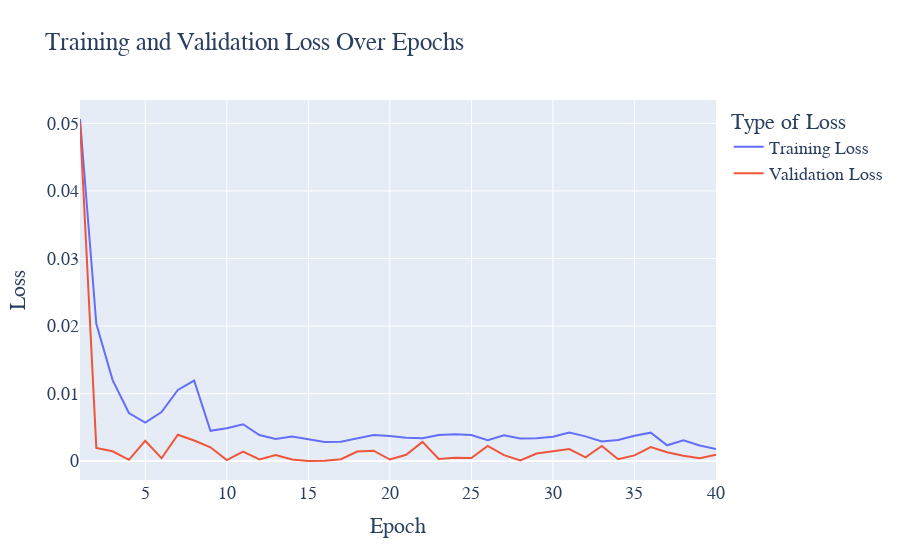
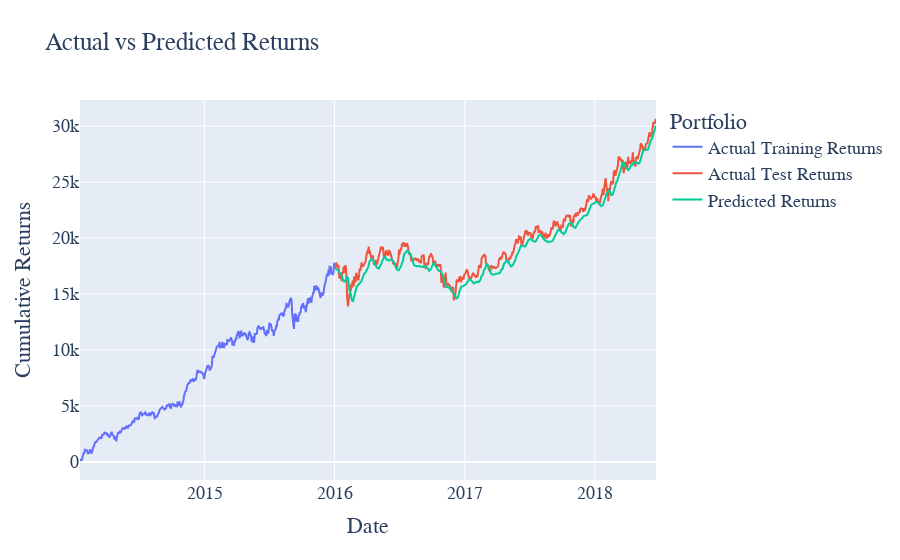

Here is the notebook cell these charts were saved with, in order:
### Code cell
portfolio_predictor = PortfolioPredictorDirectMultiStep(raw_data_train, raw_data_test, initial_portfolio, n_steps=5, epochs=40, activation_function='relu')

portfolio_predictor.preprocess_data()
portfolio_predictor.build_model()
portfolio_predictor.train_model()
prediction = portfolio_predictor.predict()   
portfolio_predictor.plot_loss()
portfolio_predictor.plot_predictions()
portfolio_predictor.compute_performance()

### Figure 1 — Plotly figure (JSON) as saved in the notebook; plotly's stock layout.template omitted (floating-point values rounded to 4 significant figures)
{"data": [{"mode": "lines", "name": "Training Loss", "type": "scatter", "x": [1, 2, 3, 4, 5, 6, 7, 8, 9, 10, 11, 12, 13, 14, 15, 16, 17, 18, 19, 20, 21, 22, 23, 24, 25, 26, 27, 28, 29, 30, 31, 32, 33, 34, 35, 36, 37, 38, 39, 40], "y": [0.05065, 0.02032, 0.01199, 0.007111, 0.00569, 0.007265, 0.01054, 0.01193, 0.004476, 0.004874, 0.005459, 0.003864, 0.003263, 0.003644, 0.003228, 0.002843, 0.002851, 0.003406, 0.003867, 0.003724, 0.00344, 0.003382, 0.003864, 0.003987, 0.003857, 0.003088, 0.003821, 0.00334, 0.003387, 0.00361, 0.00421, 0.003657, 0.002896, 0.00311, 0.003755, 0.004205, 0.002335, 0.003094, 0.002301, 0.001769]}, {"mode": "lines", "name": "Validation Loss", "type": "scatter", "x": [1, 2, 3, 4, 5, 6, 7, 8, 9, 10, 11, 12, 13, 14, 15, 16, 17, 18, 19, 20, 21, 22, 23, 24, 25, 26, 27, 28, 29, 30, 31, 32, 33, 34, 35, 36, 37, 38, 39, 40], "y": [0.05016, 0.001955, 0.001451, 0.0001854, 0.002997, 0.0004269, 0.003897, 0.003049, 0.002039, 0.0001368, 0.001406, 0.0002481, 0.0008812, 0.000239, 1.21e-05, 3.564e-05, 0.0002853, 0.001416, 0.001542, 0.0002315, 0.0009363, 0.002844, 0.0003033, 0.0004896, 0.0004457, 0.002257, 0.0008764, 8.011e-05, 0.001109, 0.0014, 0.00178, 0.0005476, 0.002237, 0.0002681, 0.0008378, 0.002071, 0.001301, 0.000785, 0.0004294, 0.0009514]}], "layout": {"font": {"family": "Cambria", "size": 18}, "legend": {"title": {"text": "Type of Loss"}}, "title": {"text": "Training and Validation Loss Over Epochs"}, "xaxis": {"title": {"text": "Epoch"}}, "yaxis": {"title": {"text": "Loss"}}}}

### Figure 2 — Plotly figure (JSON) as saved in the notebook; plotly's stock layout.template omitted (floating-point values rounded to 4 significant figures; data arrays with more than 128 entries replaced by an {"elided": "..."} marker saying what was removed)
{"data": [{"mode": "lines", "name": "Actual Training Returns", "type": "scatter", "x": {"elided": "494 str values"}, "y": {"elided": "504 float values"}}, {"mode": "lines", "name": "Actual Test Returns", "type": "scatter", "x": {"elided": "627 str values"}, "y": {"elided": "623 float values"}}, {"mode": "lines", "name": "Predicted Returns", "type": "scatter", "x": {"elided": "627 str values"}, "y": {"elided": "623 float values"}}], "layout": {"font": {"family": "Cambria", "size": 18}, "legend": {"title": {"text": "Portfolio"}}, "title": {"text": "Actual vs Predicted Returns"}, "xaxis": {"title": {"text": "Date"}}, "yaxis": {"title": {"text": "Cumulative Returns"}}}}
